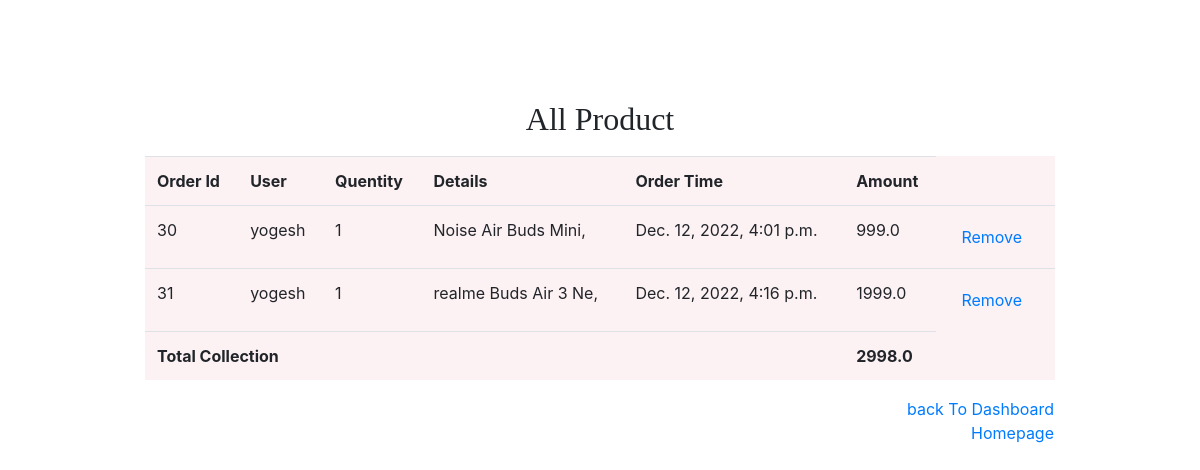
The page /Adminapp/orders on the database its author committed.
### User/models.py (models this page shows)
class OrderMaster(models.Model):
    user = models.ForeignKey(to='Admin.UserInfo',
              on_delete=models.CASCADE)
    amount = models.FloatField(default=1000)
    qty = models.IntegerField()
    details = models.CharField(max_length=200)
    ordertime = models.DateTimeField(default=datetime.now)
    class Meta:
        db_table  = "OrderMaster"

### Admin/views.py (the view)
# urls.py: path('orders',views.orders)
def orders(request):
    orders = OrderMaster.objects.all()
    collection = 0
    for i in orders:
        collection += i.amount
    return render(request,"orders.html",{'orders':orders,"collection":collection})

### Admin/templates/orders.html (shortened to what this page needs)
<!DOCTYPE html>
{%extends "admin.html"%}
{%block content%}
<div class="container">
    <div style="margin:100px;" >
    <table class="table" style="background-color:rgb(252, 241, 243);">
        <h2 align="center" style="padding-bottom:10px; font-family: 'Times New Roman', Times, serif;">All Product</h2>
        <th>Order Id</th><th>User</th><th>Quentity</th><th>Details</th><th>Order Time</th><th>Amount</th>
        {%for order in orders%}
        <form method="post" id="myform{{u.username}}">
        <tr><td><input type="hidden" name="uname" value="{{u.username}}"/>{{order.id}}</td>
            <td>{{order.user_id}}</td>
            <td>{{order.qty}}</td>
            <td>{{order.details}}</td>
            <td>{{order.ordertime}}</td>
            <td>{{order.amount}}</td>
            <td><button type="button" class="btn btn-link" name="action" onclick="Remove('myform{{u.username}}')">Remove</button></td></tr>
    </form>
        {%endfor%}
        <tr><th colspan="5">Total Collection</th>
            <th>{{collection}}</th></tr>
    </table>
        <table style="width:100%;">
            <td align="right"><a href="dashboard">back To Dashboard</a><br>
                <a href="/">Homepage</a></td></tr>
        </table>
    </div>
</div>
{%endblock%}

### rows shown on the page
OrderMaster: id "30", user_id "yogesh", qty "1", details "Noise Air Buds Mini,", ordertime "Dec. 12, 2022, 4:01 p.m.", amount "999.0"
OrderMaster: id "31", user_id "yogesh", qty "1", details "realme Buds Air 3 Ne,", ordertime "Dec. 12, 2022, 4:16 p.m.", amount "1999.0"

### other values the page prints
{{ collection }} "2998.0"
